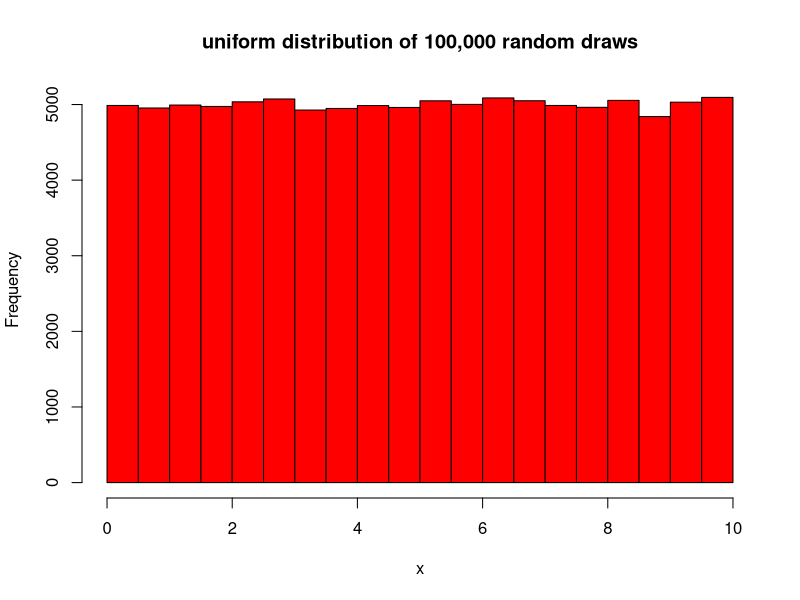
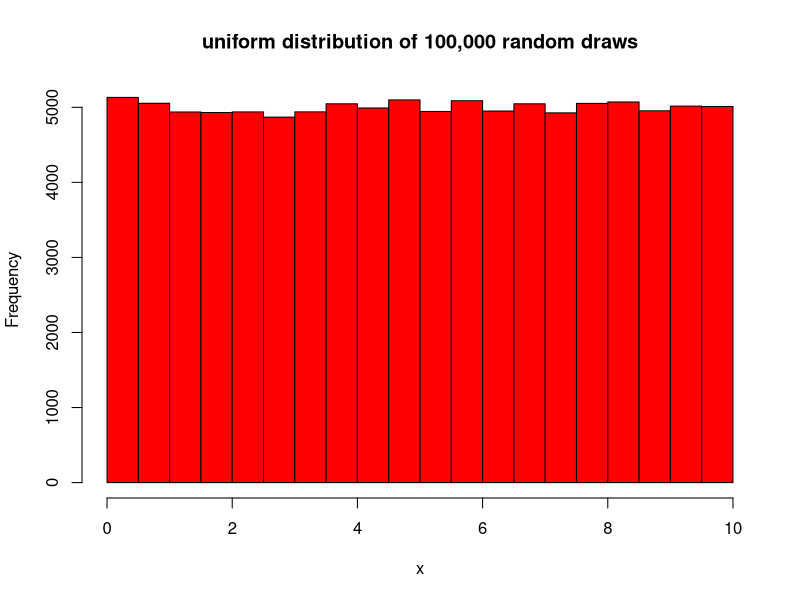
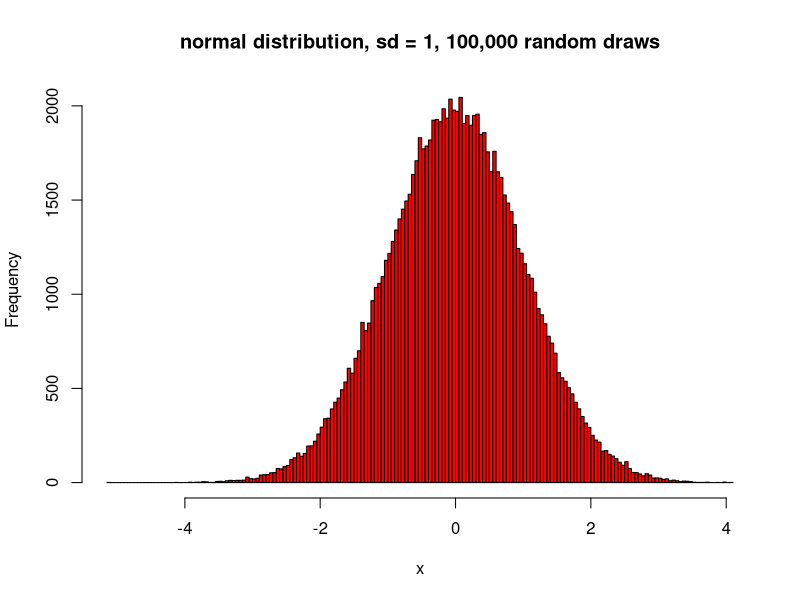
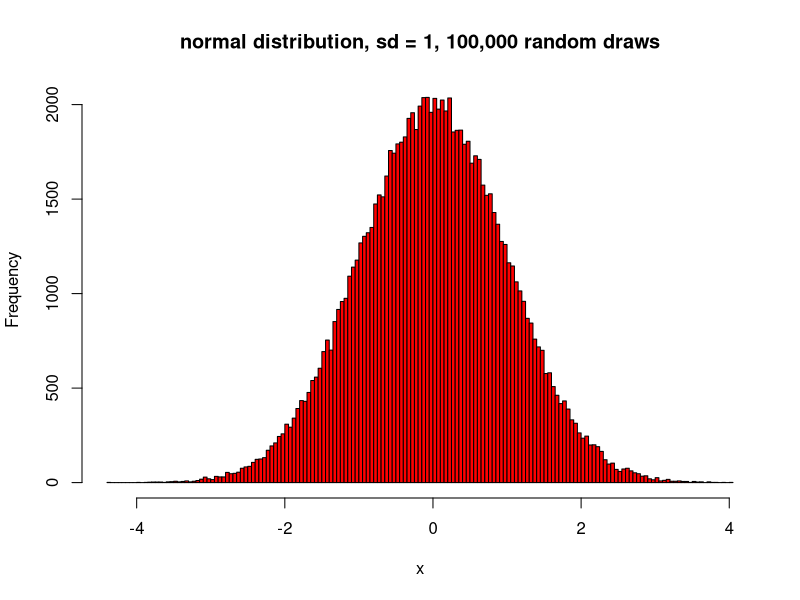
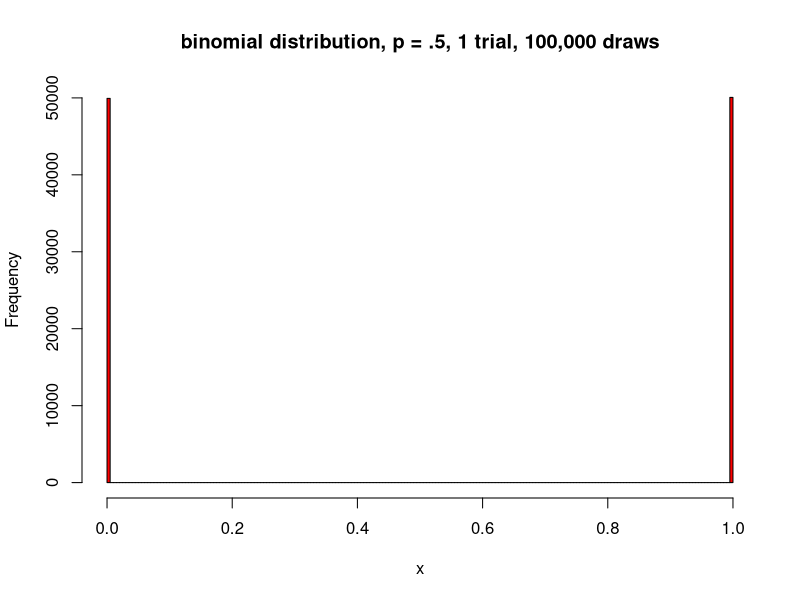
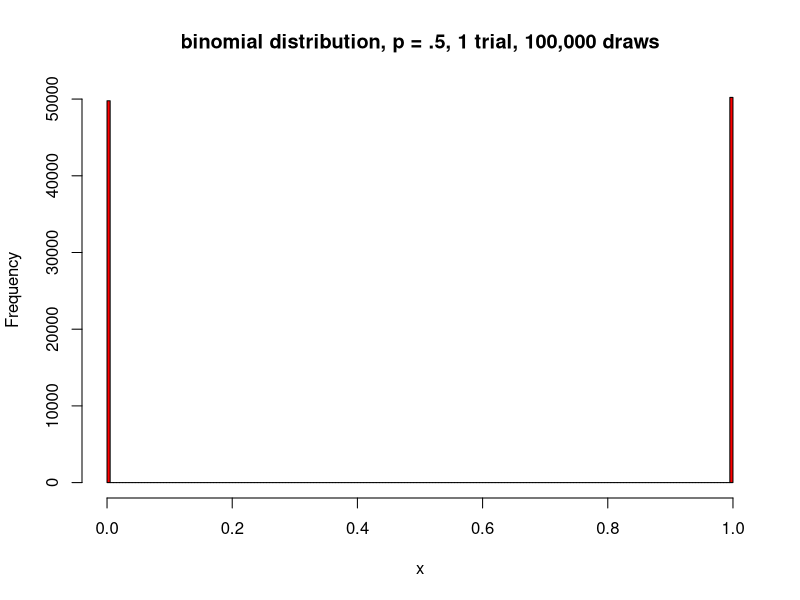
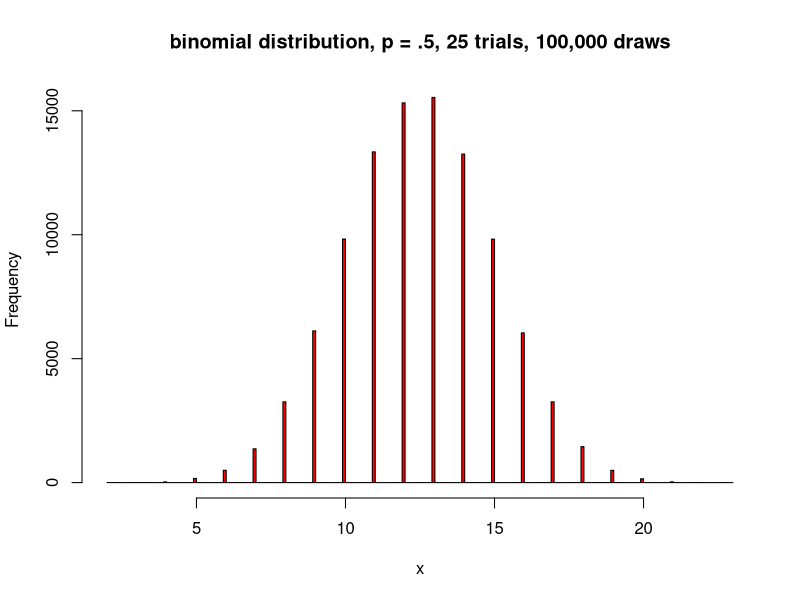
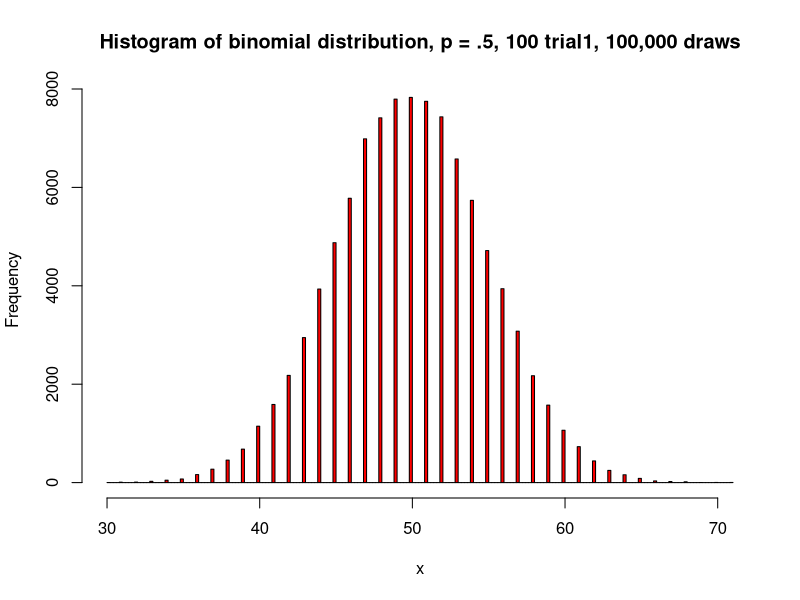

These charts were generated, in order, by the following R code:
## ---- chunk 1
rand.unif <- runif(100000, min = 0, max = 10)
hist(rand.unif, breaks = 20, freq = TRUE, main = "uniform distribution of 100,000 random draws", xlab = 'x', col = "red")
## ---- chunk 2
rand.unif <- runif(100000, min = 0, max = 10)
hist(rand.unif, breaks = 20, freq = TRUE, main = "uniform distribution of 100,000 random draws", xlab = 'x', col = "red")
## ---- chunk 3
rand.norm<- rnorm(100000)
hist(rand.norm, breaks = 200, freq = TRUE, main = "normal distribution, sd = 1, 100,000 random draws", xlab = 'x', col = "red")

## ---- chunk 4
rand.norm<- rnorm(100000)
hist(rand.norm, breaks = 200, freq = TRUE, main = "normal distribution, sd = 1, 100,000 random draws", xlab = 'x', col = "red")

## ---- chunk 5

rand.binom<- rbinom(100000,1,.5)
hist(rand.binom, breaks = 200, freq = TRUE, main = "binomial distribution, p = .5, 1 trial, 100,000 draws", xlab = 'x', col = "red")

## ---- chunk 6

rand.binom<- rbinom(100000,1,.5)
hist(rand.binom, breaks = 200, freq = TRUE, main = "binomial distribution, p = .5, 1 trial, 100,000 draws", xlab = 'x', col = "red")

## ---- chunk 7

rand.binom2 <- rbinom(100000,25,.5)
hist(rand.binom2, breaks = 200, freq = TRUE, main = "binomial distribution, p = .5, 25 trials, 100,000 draws", xlab = 'x', col = "red")

## ---- chunk 8

rand.binom3<- rbinom(100000,100,.5)
hist(rand.binom3, breaks = 200, freq = TRUE, main = "Histogram of binomial distribution, p = .5, 100 trial1, 100,000 draws", xlab = 'x', col = "red")

rand.binom4<- rbinom(100000,1000,.5)
hist(rand.binom4, breaks = 200, freq = TRUE, main = "Histogram of binomial distribution, p = .5, 1000 trials, 100,000 draws", xlab = 'x', col = "red")

## ---- chunk 9

rand.binom3<- rbinom(100000,1000,.5)
hist(rand.binom3, breaks = 200, freq = TRUE, main = "Histogram of binomial distribution, p = .5, 1000 trials, 100,000 draws", xlab = 'x', col = "red")

## ---- chunk 10

rand.poiss<- rpois(100000,1)
hist(rand.poiss, breaks = 200, freq = TRUE, main = "poisson distribution, lambda = 1, 100,000 draws", xlab = 'x', col = "red")

## ---- chunk 11

rand.poiss<- rpois(100000,1)
hist(rand.poiss, breaks = 200, freq = TRUE, main = "poisson distribution, lambda = 1, 100,000 draws", xlab = 'x', col = "red")

## ---- chunk 12

# Set a seed for reproducibility
set.seed(123)

# Generate data for a normal distribution
mean_normal <- 5  # Mean of the normal distribution
sd_normal <- 1    # Standard deviation of the normal distribution
normal_data <- rnorm(1000, mean = mean_normal, sd = sd_normal)

# Create a histogram for the normal distribution
hist(normal_data, probability = TRUE, main = "Normal Distribution",
     xlab = "Value", ylab = "Density", col = "lightblue")

# Overlay a density plot for the normal distribution
lines(density(normal_data), col = "red", lwd = 2)

## ---- chunk 13

# Set a seed for reproducibility
set.seed(123)

# Generate data for a Poisson distribution
poisson_data <- rpois(1000, lambda = 3)  # Adjust the lambda parameter as needed

# Generate data for a normal distribution with 
normal_data <- rnorm(100000, mean = 6, sd = 1)

# Create a histogram for the Poisson distribution
hist(poisson_data, probability = TRUE, main = "Poisson vs. Normal Distribution", 
     xlab = "Value", ylab = "Density", ylim = c(0, 0.4), col = "lightblue")

# Overlay a density plot for the normal distribution
lines(density(normal_data), col = "red", lwd = 2)
legend("topright", legend = c("Poisson", "Normal"), col = c("lightblue", "red"), lty = 1, lwd = 2)

